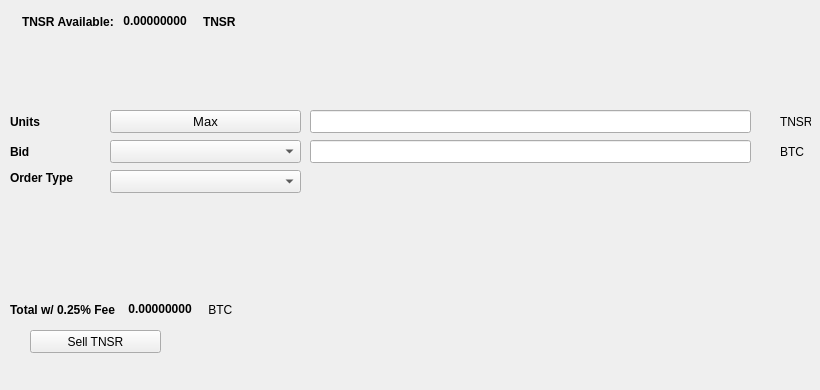
   <widget class="QWidget" name="SellTab">
    <attribute name="title">
     <string>Sell</string>
    </attribute>
    <widget class="QLabel" name="label_16">
     <property name="geometry">
      <rect>
       <x>780</x>
       <y>140</y>
       <width>31</width>
       <height>23</height>
      </rect>
     </property>
     <property name="text">
      <string>BTC</string>
     </property>
    </widget>
    <widget class="QComboBox" name="SellBidcomboBox">
     <property name="geometry">
      <rect>
       <x>110</x>
       <y>140</y>
       <width>191</width>
       <height>23</height>
      </rect>
     </property>
     <property name="font">
      <font>
       <pointsize>10</pointsize>
      </font>
     </property>
    </widget>
    <widget class="QLabel" name="label_18">
     <property name="geometry">
      <rect>
       <x>10</x>
       <y>110</y>
       <width>46</width>
       <height>23</height>
      </rect>
     </property>
     <property name="font">
      <font>
       <weight>75</weight>
       <bold>true</bold>
      </font>
     </property>
     <property name="text">
      <string>Units</string>
     </property>
    </widget>
    <widget class="QPushButton" name="Sell_Max_Amount">
     <property name="geometry">
      <rect>
       <x>110</x>
       <y>110</y>
       <width>191</width>
       <height>23</height>
      </rect>
     </property>
     <property name="font">
      <font>
       <pointsize>10</pointsize>
      </font>
     </property>
     <property name="text">
      <string>Max</string>
     </property>
    </widget>
    <widget class="QLabel" name="label_20">
     <property name="geometry">
      <rect>
       <x>10</x>
       <y>170</y>
       <width>91</width>
       <height>16</height>
      </rect>
     </property>
     <property name="font">
      <font>
       <weight>75</weight>
       <bold>true</bold>
      </font>
     </property>
     <property name="text">
      <string>Order Type</string>
     </property>
    </widget>
    <widget class="QComboBox" name="SellOrdertypeCombo">
     <property name="geometry">
      <rect>
       <x>110</x>
       <y>170</y>
       <width>191</width>
       <height>23</height>
      </rect>
     </property>
     <property name="font">
      <font>
       <pointsize>10</pointsize>
      </font>
     </property>
    </widget>
    <widget class="QLabel" name="label_21">
     <property name="geometry">
      <rect>
       <x>10</x>
       <y>140</y>
       <width>46</width>
       <height>23</height>
      </rect>
     </property>
     <property name="font">
      <font>
       <weight>75</weight>
       <bold>true</bold>
      </font>
     </property>
     <property name="text">
      <string>Bid</string>
     </property>
    </widget>
    <widget class="QLabel" name="label_22">
     <property name="geometry">
      <rect>
       <x>780</x>
       <y>110</y>
       <width>31</width>
       <height>23</height>
      </rect>
     </property>
     <property name="text">
      <string>TNSR</string>
     </property>
    </widget>
    <widget class="QLineEdit" name="UnitsInputRUP">
     <property name="geometry">
      <rect>
       <x>310</x>
       <y>110</y>
       <width>441</width>
       <height>23</height>
      </rect>
     </property>
     <property name="font">
      <font>
       <pointsize>9</pointsize>
       <weight>75</weight>
       <bold>true</bold>
      </font>
     </property>
    </widget>
    <widget class="QLineEdit" name="SellBidPriceEdit">
     <property name="geometry">
      <rect>
       <x>310</x>
       <y>140</y>
       <width>441</width>
       <height>23</height>
      </rect>
     </property>
     <property name="font">
      <font>
       <pointsize>9</pointsize>
       <weight>75</weight>
       <bold>true</bold>
      </font>
     </property>
    </widget>
    <widget class="QPushButton" name="SellRUPBTN">
     <property name="geometry">
      <rect>
       <x>30</x>
       <y>330</y>
       <width>131</width>
       <height>23</height>
      </rect>
     </property>
     <property name="text">
      <string>Sell TNSR</string>
     </property>
     <property name="icon">
      <iconset resource="../tradetensor">
       <normaloff>:/icons/bitcoin</normaloff>:/icons/bitcoin</iconset>
     </property>
    </widget>
    <widget class="QWidget" name="layoutWidget3">
     <property name="geometry">
      <rect>
       <x>22</x>
       <y>12</y>
       <width>258</width>
       <height>19</height>
      </rect>
     </property>
     <layout class="QHBoxLayout" name="horizontalLayout">
      <item>
       <widget class="QLabel" name="label232_2">
        <property name="font">
         <font>
          <weight>75</weight>
          <bold>true</bold>
         </font>
        </property>
        <property name="text">
         <string>TNSR Available:</string>
        </property>
       </widget>
      </item>
      <item>
       <widget class="QLabel" name="TNSRAvailableLabel">
        <property name="palette">
         <palette>
          <active>
           <colorrole role="WindowText">
            <brush brushstyle="SolidPattern">
             <color alpha="255">
              <red>0</red>
              <green>0</green>
              <blue>0</blue>
             </color>
            </brush>
           </colorrole>
           <colorrole role="Button">
            <brush brushstyle="SolidPattern">
             <color alpha="255">
              <red>0</red>
              <green>170</green>
              <blue>0</blue>
             </color>
            </brush>
           </colorrole>
           <colorrole role="Light">
            <brush brushstyle="SolidPattern">
             <color alpha="255">
              <red>0</red>
              <green>255</green>
              <blue>0</blue>
             </color>
            </brush>
           </colorrole>
           <colorrole role="Midlight">
            <brush brushstyle="SolidPattern">
             <color alpha="255">
              <red>0</red>
              <green>212</green>
              <blue>0</blue>
             </color>
            </brush>
           </colorrole>
           <colorrole role="Dark">
            <brush brushstyle="SolidPattern">
             <color alpha="255">
              <red>0</red>
              <green>85</green>
              <blue>0</blue>
             </color>
            </brush>
           </colorrole>
           <colorrole role="Mid">
            <brush brushstyle="SolidPattern">
             <color alpha="255">
              <red>0</red>
              <green>113</green>
              <blue>0</blue>
             </color>
            </brush>
           </colorrole>
           <colorrole role="Text">
            <brush brushstyle="SolidPattern">
             <color alpha="255">
              <red>0</red>
              <green>170</green>
              <blue>0</blue>
             </color>
            </brush>
           </colorrole>
           <colorrole role="BrightText">
            <brush brushstyle="SolidPattern">
             <color alpha="255">
              <red>255</red>
              <green>255</green>
              <blue>255</blue>
             </color>
            </brush>
           </colorrole>
           <colorrole role="ButtonText">
            <brush brushstyle="SolidPattern">
             <color alpha="255">
              <red>0</red>
              <green>0</green>
              <blue>0</blue>
             </color>
            </brush>
           </colorrole>
           <colorrole role="Base">
            <brush brushstyle="SolidPattern">
             <color alpha="255">
              <red>255</red>
              <green>255</green>
              <blue>255</blue>
             </color>
            </brush>
           </colorrole>
           <colorrole role="Window">
            <brush brushstyle="SolidPattern">
             <color alpha="255">
              <red>0</red>
              <green>170</green>
              <blue>0</blue>
             </color>
            </brush>
           </colorrole>
           <colorrole role="Shadow">
            <brush brushstyle="SolidPattern">
             <color alpha="255">
              <red>0</red>
              <green>0</green>
              <blue>0</blue>
             </color>
            </brush>
           </colorrole>
           <colorrole role="AlternateBase">
            <brush brushstyle="SolidPattern">
             <color alpha="255">
              <red>127</red>
              <green>212</green>
              <blue>127</blue>
             </color>
            </brush>
           </colorrole>
           <colorrole role="ToolTipBase">
            <brush brushstyle="SolidPattern">
             <color alpha="255">
              <red>255</red>
              <green>255</green>
              <blue>220</blue>
             </color>
            </brush>
           </colorrole>
           <colorrole role="ToolTipText">
            <brush brushstyle="SolidPattern">
             <color alpha="255">
              <red>0</red>
              <green>0</green>
              <blue>0</blue>
             </color>
            </brush>
           </colorrole>
          </active>
          <inactive>
           <colorrole role="WindowText">
            <brush brushstyle="SolidPattern">
             <color alpha="255">
              <red>0</red>
              <green>0</green>
              <blue>0</blue>
             </color>
            </brush>
           </colorrole>
           <colorrole role="Button">
            <brush brushstyle="SolidPattern">
             <color alpha="255">
              <red>0</red>
              <green>170</green>
              <blue>0</blue>
             </color>
            </brush>
           </colorrole>
           <colorrole role="Light">
            <brush brushstyle="SolidPattern">
             <color alpha="255">
              <red>0</red>
              <green>255</green>
              <blue>0</blue>
             </color>
            </brush>
           </colorrole>
           <colorrole role="Midlight">
            <brush brushstyle="SolidPattern">
             <color alpha="255">
              <red>0</red>
              <green>212</green>
              <blue>0</blue>
             </color>
            </brush>
           </colorrole>
           <colorrole role="Dark">
            <brush brushstyle="SolidPattern">
             <color alpha="255">
              <red>0</red>
              <green>85</green>
              <blue>0</blue>
             </color>
            </brush>
           </colorrole>
           <colorrole role="Mid">
            <brush brushstyle="SolidPattern">
             <color alpha="255">
              <red>0</red>
              <green>113</green>
              <blue>0</blue>
             </color>
            </brush>
           </colorrole>
           <colorrole role="Text">
            <brush brushstyle="SolidPattern">
             <color alpha="255">
              <red>0</red>
              <green>170</green>
              <blue>0</blue>
             </color>
            </brush>
           </colorrole>
           <colorrole role="BrightText">
            <brush brushstyle="SolidPattern">
             <color alpha="255">
              <red>255</red>
              <green>255</green>
              <blue>255</blue>
             </color>
            </brush>
           </colorrole>
           <colorrole role="ButtonText">
            <brush brushstyle="SolidPattern">
             <color alpha="255">
              <red>0</red>
              <green>0</green>
              <blue>0</blue>
             </color>
            </brush>
           </colorrole>
           <colorrole role="Base">
            <brush brushstyle="SolidPattern">
             <color alpha="255">
              <red>255</red>
              <green>255</green>
              <blue>255</blue>
             </color>
            </brush>
           </colorrole>
           <colorrole role="Window">
            <brush brushstyle="SolidPattern">
             <color alpha="255">
              <red>0</red>
              <green>170</green>
              <blue>0</blue>
             </color>
            </brush>
           </colorrole>
           <colorrole role="Shadow">
            <brush brushstyle="SolidPattern">
             <color alpha="255">
              <red>0</red>
              <green>0</green>
              <blue>0</blue>
             </color>
            </brush>
           </colorrole>
           <colorrole role="AlternateBase">
            <brush brushstyle="SolidPattern">
             <color alpha="255">
              <red>127</red>
              <green>212</green>
              <blue>127</blue>
             </color>
            </brush>
           </colorrole>
           <colorrole role="ToolTipBase">
            <brush brushstyle="SolidPattern">
             <color alpha="255">
              <red>255</red>
              <green>255</green>
              <blue>220</blue>
             </color>
            </brush>
           </colorrole>
           <colorrole role="ToolTipText">
            <brush brushstyle="SolidPattern">
             <color alpha="255">
              <red>0</red>
              <green>0</green>
              <blue>0</blue>
             </color>
            </brush>
           </colorrole>
          </inactive>
          <disabled>
           <colorrole role="WindowText">
            <brush brushstyle="SolidPattern">
             <color alpha="255">
              <red>0</red>
              <green>85</green>
              <blue>0</blue>
             </color>
            </brush>
           </colorrole>
           <colorrole role="Button">
            <brush brushstyle="SolidPattern">
             <color alpha="255">
              <red>0</red>
              <green>170</green>
              <blue>0</blue>
             </color>
            </brush>
           </colorrole>
           <colorrole role="Light">
            <brush brushstyle="SolidPattern">
             <color alpha="255">
              <red>0</red>
              <green>255</green>
              <blue>0</blue>
             </color>
            </brush>
           </colorrole>
           <colorrole role="Midlight">
            <brush brushstyle="SolidPattern">
             <color alpha="255">
              <red>0</red>
              <green>212</green>
              <blue>0</blue>
             </color>
            </brush>
           </colorrole>
           <colorrole role="Dark">
            <brush brushstyle="SolidPattern">
             <color alpha="255">
              <red>0</red>
              <green>85</green>
              <blue>0</blue>
             </color>
            </brush>
           </colorrole>
           <colorrole role="Mid">
            <brush brushstyle="SolidPattern">
             <color alpha="255">
              <red>0</red>
              <green>113</green>
              <blue>0</blue>
             </color>
            </brush>
           </colorrole>
           <colorrole role="Text">
            <brush brushstyle="SolidPattern">
             <color alpha="255">
              <red>0</red>
              <green>85</green>
              <blue>0</blue>
             </color>
            </brush>
           </colorrole>
           <colorrole role="BrightText">
            <brush brushstyle="SolidPattern">
             <color alpha="255">
              <red>255</red>
              <green>255</green>
              <blue>255</blue>
             </color>
            </brush>
           </colorrole>
           <colorrole role="ButtonText">
            <brush brushstyle="SolidPattern">
             <color alpha="255">
              <red>0</red>
              <green>85</green>
              <blue>0</blue>
             </color>
            </brush>
           </colorrole>
           <colorrole role="Base">
            <brush brushstyle="SolidPattern">
             <color alpha="255">
              <red>0</red>
              <green>170</green>
              <blue>0</blue>
             </color>
            </brush>
           </colorrole>
           <colorrole role="Window">
            <brush brushstyle="SolidPattern">
             <color alpha="255">
              <red>0</red>
              <green>170</green>
              <blue>0</blue>
             </color>
            </brush>
           </colorrole>
           <colorrole role="Shadow">
            <brush brushstyle="SolidPattern">
             <color alpha="255">
              <red>0</red>
              <green>0</green>
              <blue>0</blue>
             </color>
            </brush>
           </colorrole>
           <colorrole role="AlternateBase">
            <brush brushstyle="SolidPattern">
             <color alpha="255">
              <red>0</red>
              <green>170</green>
              <blue>0</blue>
             </color>
            </brush>
           </colorrole>
           <colorrole role="ToolTipBase">
            <brush brushstyle="SolidPattern">
             <color alpha="255">
              <red>255</red>
              <green>255</green>
              <blue>220</blue>
             </color>
            </brush>
           </colorrole>
           <colorrole role="ToolTipText">
            <brush brushstyle="SolidPattern">
             <color alpha="255">
              <red>0</red>
              <green>0</green>
              <blue>0</blue>
             </color>
            </brush>
           </colorrole>
          </disabled>
         </palette>
        </property>
        <property name="font">
         <font>
          <weight>75</weight>
          <bold>true</bold>
         </font>
        </property>
        <property name="text">
         <string> 0.00000000 </string>
        </property>
        <property name="textInteractionFlags">
         <set>Qt::LinksAccessibleByMouse|Qt::TextSelectableByKeyboard|Qt::TextSelectableByMouse</set>
        </property>
       </widget>
      </item>
      <item>
       <widget class="QLabel" name="labelTNSR">
        <property name="font">
         <font>
          <weight>75</weight>
          <bold>true</bold>
         </font>
        </property>
        <property name="text">
         <string>TNSR</string>
        </property>
       </widget>
      </item>
     </layout>
    </widget>
    <widget class="QWidget" name="layoutWidget">
     <property name="geometry">
      <rect>
       <x>10</x>
       <y>300</y>
       <width>268</width>
       <height>19</height>
      </rect>
     </property>
     <layout class="QHBoxLayout" name="horizontalLayout_2">
      <item>
       <widget class="QLabel" name="label_19">
        <property name="font">
         <font>
          <weight>75</weight>
          <bold>true</bold>
         </font>
        </property>
        <property name="text">
         <string>Total w/ 0.25% Fee </string>
        </property>
       </widget>
      </item>
      <item>
       <widget class="QLabel" name="SellCostLabel">
        <property name="palette">
         <palette>
          <active>
           <colorrole role="WindowText">
            <brush brushstyle="SolidPattern">
             <color alpha="255">
              <red>0</red>
              <green>0</green>
              <blue>0</blue>
             </color>
            </brush>
           </colorrole>
           <colorrole role="Button">
            <brush brushstyle="SolidPattern">
             <color alpha="255">
              <red>0</red>
              <green>170</green>
              <blue>0</blue>
             </color>
            </brush>
           </colorrole>
           <colorrole role="Light">
            <brush brushstyle="SolidPattern">
             <color alpha="255">
              <red>0</red>
              <green>255</green>
              <blue>0</blue>
             </color>
            </brush>
           </colorrole>
           <colorrole role="Midlight">
            <brush brushstyle="SolidPattern">
             <color alpha="255">
              <red>0</red>
              <green>212</green>
              <blue>0</blue>
             </color>
            </brush>
           </colorrole>
           <colorrole role="Dark">
            <brush brushstyle="SolidPattern">
             <color alpha="255">
              <red>0</red>
              <green>85</green>
              <blue>0</blue>
             </color>
            </brush>
           </colorrole>
           <colorrole role="Mid">
            <brush brushstyle="SolidPattern">
             <color alpha="255">
              <red>0</red>
              <green>113</green>
              <blue>0</blue>
             </color>
            </brush>
           </colorrole>
           <colorrole role="Text">
            <brush brushstyle="SolidPattern">
             <color alpha="255">
              <red>0</red>
              <green>170</green>
              <blue>0</blue>
             </color>
            </brush>
           </colorrole>
           <colorrole role="BrightText">
            <brush brushstyle="SolidPattern">
             <color alpha="255">
              <red>255</red>
              <green>255</green>
              <blue>255</blue>
             </color>
            </brush>
           </colorrole>
           <colorrole role="ButtonText">
            <brush brushstyle="SolidPattern">
             <color alpha="255">
              <red>0</red>
              <green>0</green>
              <blue>0</blue>
             </color>
            </brush>
           </colorrole>
           <colorrole role="Base">
            <brush brushstyle="SolidPattern">
             <color alpha="255">
              <red>255</red>
              <green>255</green>
              <blue>255</blue>
             </color>
            </brush>
           </colorrole>
           <colorrole role="Window">
            <brush brushstyle="SolidPattern">
             <color alpha="255">
              <red>0</red>
              <green>170</green>
              <blue>0</blue>
             </color>
            </brush>
           </colorrole>
           <colorrole role="Shadow">
            <brush brushstyle="SolidPattern">
             <color alpha="255">
              <red>0</red>
              <green>0</green>
              <blue>0</blue>
             </color>
            </brush>
           </colorrole>
           <colorrole role="AlternateBase">
            <brush brushstyle="SolidPattern">
             <color alpha="255">
              <red>127</red>
              <green>212</green>
              <blue>127</blue>
             </color>
            </brush>
           </colorrole>
           <colorrole role="ToolTipBase">
            <brush brushstyle="SolidPattern">
             <color alpha="255">
              <red>255</red>
              <green>255</green>
              <blue>220</blue>
             </color>
            </brush>
           </colorrole>
           <colorrole role="ToolTipText">
            <brush brushstyle="SolidPattern">
             <color alpha="255">
              <red>0</red>
              <green>0</green>
              <blue>0</blue>
             </color>
            </brush>
           </colorrole>
          </active>
          <inactive>
           <colorrole role="WindowText">
            <brush brushstyle="SolidPattern">
             <color alpha="255">
              <red>0</red>
              <green>0</green>
              <blue>0</blue>
             </color>
            </brush>
           </colorrole>
           <colorrole role="Button">
            <brush brushstyle="SolidPattern">
             <color alpha="255">
              <red>0</red>
              <green>170</green>
              <blue>0</blue>
             </color>
            </brush>
           </colorrole>
           <colorrole role="Light">
            <brush brushstyle="SolidPattern">
             <color alpha="255">
              <red>0</red>
              <green>255</green>
              <blue>0</blue>
             </color>
            </brush>
           </colorrole>
           <colorrole role="Midlight">
            <brush brushstyle="SolidPattern">
             <color alpha="255">
              <red>0</red>
              <green>212</green>
              <blue>0</blue>
             </color>
            </brush>
           </colorrole>
           <colorrole role="Dark">
            <brush brushstyle="SolidPattern">
             <color alpha="255">
              <red>0</red>
              <green>85</green>
              <blue>0</blue>
             </color>
            </brush>
           </colorrole>
           <colorrole role="Mid">
            <brush brushstyle="SolidPattern">
             <color alpha="255">
              <red>0</red>
              <green>113</green>
              <blue>0</blue>
             </color>
            </brush>
           </colorrole>
           <colorrole role="Text">
            <brush brushstyle="SolidPattern">
             <color alpha="255">
              <red>0</red>
              <green>170</green>
              <blue>0</blue>
             </color>
            </brush>
           </colorrole>
           <colorrole role="BrightText">
            <brush brushstyle="SolidPattern">
             <color alpha="255">
              <red>255</red>
              <green>255</green>
              <blue>255</blue>
             </color>
            </brush>
           </colorrole>
           <colorrole role="ButtonText">
            <brush brushstyle="SolidPattern">
             <color alpha="255">
              <red>0</red>
              <green>0</green>
              <blue>0</blue>
             </color>
            </brush>
           </colorrole>
           <colorrole role="Base">
            <brush brushstyle="SolidPattern">
             <color alpha="255">
              <red>255</red>
              <green>255</green>
              <blue>255</blue>
             </color>
            </brush>
           </colorrole>
           <colorrole role="Window">
            <brush brushstyle="SolidPattern">
             <color alpha="255">
              <red>0</red>
              <green>170</green>
              <blue>0</blue>
             </color>
            </brush>
           </colorrole>
           <colorrole role="Shadow">
            <brush brushstyle="SolidPattern">
             <color alpha="255">
              <red>0</red>
              <green>0</green>
              <blue>0</blue>
             </color>
            </brush>
           </colorrole>
           <colorrole role="AlternateBase">
            <brush brushstyle="SolidPattern">
             <color alpha="255">
              <red>127</red>
              <green>212</green>
              <blue>127</blue>
             </color>
            </brush>
           </colorrole>
           <colorrole role="ToolTipBase">
            <brush brushstyle="SolidPattern">
             <color alpha="255">
              <red>255</red>
              <green>255</green>
              <blue>220</blue>
             </color>
            </brush>
           </colorrole>
           <colorrole role="ToolTipText">
            <brush brushstyle="SolidPattern">
             <color alpha="255">
              <red>0</red>
              <green>0</green>
              <blue>0</blue>
             </color>
            </brush>
           </colorrole>
          </inactive>
          <disabled>
           <colorrole role="WindowText">
            <brush brushstyle="SolidPattern">
             <color alpha="255">
              <red>0</red>
              <green>85</green>
              <blue>0</blue>
             </color>
            </brush>
           </colorrole>
           <colorrole role="Button">
            <brush brushstyle="SolidPattern">
             <color alpha="255">
              <red>0</red>
              <green>170</green>
              <blue>0</blue>
             </color>
            </brush>
           </colorrole>
           <colorrole role="Light">
            <brush brushstyle="SolidPattern">
             <color alpha="255">
              <red>0</red>
              <green>255</green>
              <blue>0</blue>
             </color>
            </brush>
           </colorrole>
           <colorrole role="Midlight">
            <brush brushstyle="SolidPattern">
             <color alpha="255">
              <red>0</red>
              <green>212</green>
              <blue>0</blue>
             </color>
            </brush>
           </colorrole>
           <colorrole role="Dark">
            <brush brushstyle="SolidPattern">
             <color alpha="255">
              <red>0</red>
              <green>85</green>
              <blue>0</blue>
             </color>
            </brush>
           </colorrole>
           <colorrole role="Mid">
            <brush brushstyle="SolidPattern">
             <color alpha="255">
              <red>0</red>
              <green>113</green>
              <blue>0</blue>
             </color>
            </brush>
           </colorrole>
           <colorrole role="Text">
            <brush brushstyle="SolidPattern">
             <color alpha="255">
              <red>0</red>
              <green>85</green>
              <blue>0</blue>
             </color>
            </brush>
           </colorrole>
           <colorrole role="BrightText">
            <brush brushstyle="SolidPattern">
             <color alpha="255">
              <red>255</red>
              <green>255</green>
              <blue>255</blue>
             </color>
            </brush>
           </colorrole>
           <colorrole role="ButtonText">
            <brush brushstyle="SolidPattern">
             <color alpha="255">
              <red>0</red>
              <green>85</green>
              <blue>0</blue>
             </color>
            </brush>
           </colorrole>
           <colorrole role="Base">
            <brush brushstyle="SolidPattern">
             <color alpha="255">
              <red>0</red>
              <green>170</green>
              <blue>0</blue>
             </color>
            </brush>
           </colorrole>
           <colorrole role="Window">
            <brush brushstyle="SolidPattern">
             <color alpha="255">
              <red>0</red>
              <green>170</green>
              <blue>0</blue>
             </color>
            </brush>
           </colorrole>
           <colorrole role="Shadow">
            <brush brushstyle="SolidPattern">
             <color alpha="255">
              <red>0</red>
              <green>0</green>
              <blue>0</blue>
             </color>
            </brush>
           </colorrole>
           <colorrole role="AlternateBase">
            <brush brushstyle="SolidPattern">
             <color alpha="255">
              <red>0</red>
              <green>170</green>
              <blue>0</blue>
             </color>
            </brush>
           </colorrole>
           <colorrole role="ToolTipBase">
            <brush brushstyle="SolidPattern">
             <color alpha="255">
              <red>255</red>
              <green>255</green>
              <blue>220</blue>
             </color>
            </brush>
           </colorrole>
           <colorrole role="ToolTipText">
            <brush brushstyle="SolidPattern">
             <color alpha="255">
              <red>0</red>
              <green>0</green>
              <blue>0</blue>
             </color>
            </brush>
           </colorrole>
          </disabled>
         </palette>
        </property>
        <property name="font">
         <font>
          <weight>75</weight>
          <bold>true</bold>
         </font>
        </property>
        <property name="autoFillBackground">
         <bool>false</bool>
        </property>
        <property name="text">
         <string> 0.00000000</string>
        </property>
        <property name="textInteractionFlags">
         <set>Qt::LinksAccessibleByMouse|Qt::TextSelectableByMouse</set>
        </property>
       </widget>
      </item>
      <item>
       <widget class="QLabel" name="label_17">
        <property name="font">
         <font>
          <weight>50</weight>
          <bold>false</bold>
         </font>
        </property>
        <property name="text">
         <string> BTC</string>
        </property>
       </widget>
      </item>
     </layout>
    </widget>
    <widget class="QLabel" name="label_23">
     <property name="geometry">
      <rect>
       <x>460</x>
       <y>300</y>
       <width>281</width>
       <height>81</height>
      </rect>
     </property>
     <property name="text">
      <string/>
     </property>
     <property name="pixmap">
      <pixmap>:/images/bittrex</pixmap>
     </property>
    </widget>
   </widget>
